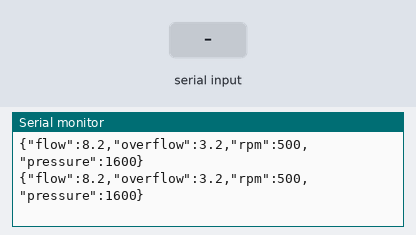
A sketch run on a simulated Arduino Uno, built with avr-gcc and run on an emulated ATmega328P. Shown: the last lines printed to the serial monitor. The inputs (shaded band) are chosen by the test bench.

Above: at 1.2 s.
1.3 s: "90;45\n" received over Serial
At 2.42 s:
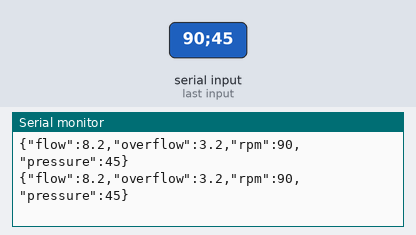
4.3 s: "30;150\n" received over Serial
At 5.46 s:
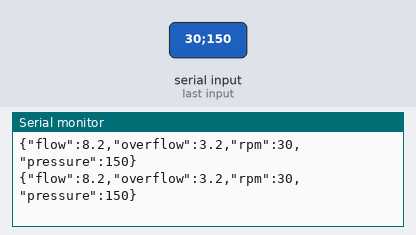
7.3 s: "5\n" received over Serial
At 8.43 s:
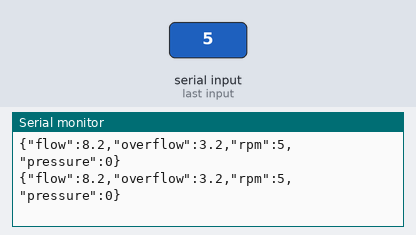
10.3 s: "90\n" received over Serial
At 11.45 s:
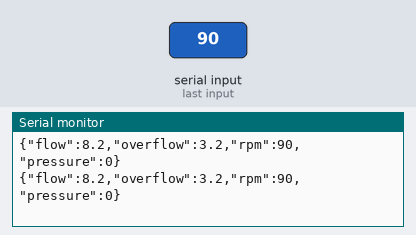
13.3 s: "200\n" received over Serial
At 14.45 s:
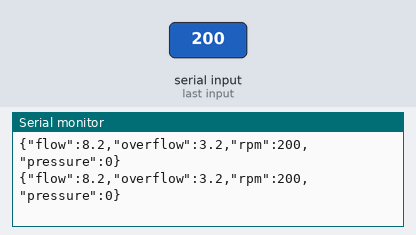
16.3 s: "1;90\n" received over Serial
At 17.44 s:
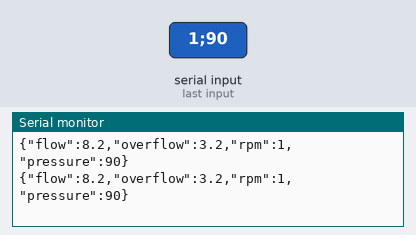
Timing chart, 0 to 19.3 s (numbered marks = the images above; inputs shaded):
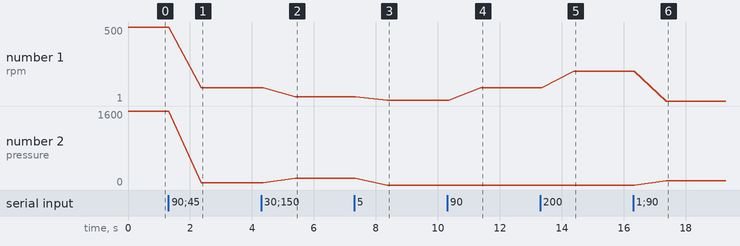

The sketch:

COM_communication.ino
```cpp
#include <ArduinoJson.h>


StaticJsonBuffer<200> jsonBuffer;
JsonObject& current = jsonBuffer.createObject();


String msgReq = "";

void setup() {

  Serial.begin(9600);   //setup serial
  current["flow"] = 8.2;
  current["overflow"] = 3.2;
  current["rpm"] = 500;
  current["pressure"] = 1600;
}

void loop() {
  current.printTo(Serial);
  Serial.println();

  if (Serial.available() > 0) {
    msgReq += Serial.readString ();
    if (msgReq.length()) {
      read_data(msgReq);
      msgReq = "";
    }
  }
  delay(50);
}

void read_data(String data) {
  current["rpm"] = getValue(data, ';', 0).toInt();
  current["pressure"] = getValue(data, ';', 1).toInt();
}


String getValue(String data, char separator, int index)
{
  int found = 0;
  int strIndex[] = { 0, -1 };
  int maxIndex = data.length() - 1;

  for (int i = 0; i <= maxIndex && found <= index; i++) {
    if (data.charAt(i) == separator || i == maxIndex) {
      found++;
      strIndex[0] = strIndex[1] + 1;
      strIndex[1] = (i == maxIndex) ? i + 1 : i;
    }
  }
  return found > index ? data.substring(strIndex[0], strIndex[1]) : "";
}
```

Measured:
- after the input at 1.3 s, the serial monitor: prints a new line after 1.1 s (image 1)
- after the input at 4.3 s, the serial monitor: prints a new line after 1.1 s (image 2)
- after the input at 7.3 s, the serial monitor: prints a new line after 1.1 s (image 3)
- after the input at 10.3 s, the serial monitor: prints a new line after 1.1 s (image 4)
- after the input at 13.3 s, the serial monitor: prints a new line after 1.1 s (image 5)
- after the input at 16.3 s, the serial monitor: prints a new line after 1.1 s (image 6)
- plotted number 1: 500 → 90 after the input at 1.3 s, 90 → 30 after the input at 4.3 s, 30 → 5 after the input at 7.3 s, 5 → 90 after the input at 10.3 s, 90 → 200 after the input at 13.3 s
- plotted number 2: 1600 → 45 after the input at 1.3 s, 45 → 150 after the input at 4.3 s, 150 → 0 after the input at 7.3 s
